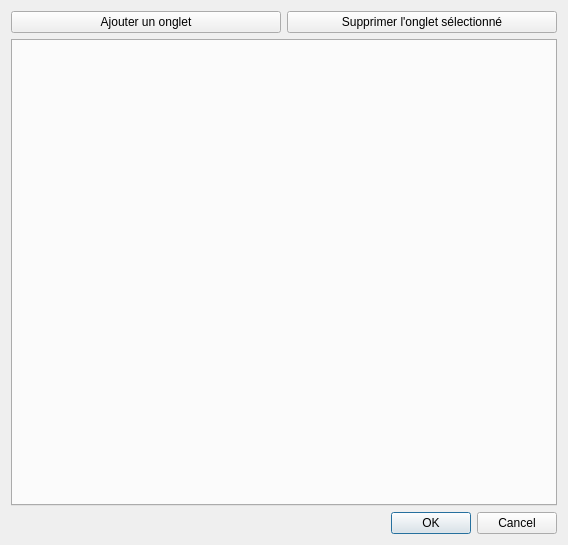
<?xml version="1.0" encoding="UTF-8"?>
<ui version="4.0">
 <class>Form_Manage_CustomFields</class>
 <widget class="QDialog" name="Form_Manage_CustomFields">
  <property name="windowModality">
   <enum>Qt::ApplicationModal</enum>
  </property>
  <property name="geometry">
   <rect>
    <x>0</x>
    <y>0</y>
    <width>568</width>
    <height>545</height>
   </rect>
  </property>
  <property name="windowTitle">
   <string>Gestion de champs personnalisés</string>
  </property>
  <layout class="QVBoxLayout" name="verticalLayout">
   <item>
    <layout class="QHBoxLayout" name="horizontalLayout_2">
     <item>
      <widget class="QPushButton" name="pushButtonAddTab">
       <property name="text">
        <string>Ajouter un onglet</string>
       </property>
      </widget>
     </item>
     <item>
      <widget class="QPushButton" name="pushButtonRemoveTab">
       <property name="text">
        <string>Supprimer l'onglet sélectionné</string>
       </property>
      </widget>
     </item>
    </layout>
   </item>
   <item>
    <widget class="QTabWidget" name="tabWidget">
     <property name="currentIndex">
      <number>-1</number>
     </property>
    </widget>
   </item>
   <item>
    <widget class="QDialogButtonBox" name="buttonBox">
     <property name="orientation">
      <enum>Qt::Horizontal</enum>
     </property>
     <property name="standardButtons">
      <set>QDialogButtonBox::Cancel|QDialogButtonBox::Ok</set>
     </property>
    </widget>
   </item>
  </layout>
 </widget>
 <resources/>
 <connections>
  <connection>
   <sender>buttonBox</sender>
   <signal>accepted()</signal>
   <receiver>Form_Manage_CustomFields</receiver>
   <slot>accept()</slot>
   <hints>
    <hint type="sourcelabel">
     <x>248</x>
     <y>254</y>
    </hint>
    <hint type="destinationlabel">
     <x>157</x>
     <y>274</y>
    </hint>
   </hints>
  </connection>
  <connection>
   <sender>buttonBox</sender>
   <signal>rejected()</signal>
   <receiver>Form_Manage_CustomFields</receiver>
   <slot>reject()</slot>
   <hints>
    <hint type="sourcelabel">
     <x>316</x>
     <y>260</y>
    </hint>
    <hint type="destinationlabel">
     <x>286</x>
     <y>274</y>
    </hint>
   </hints>
  </connection>
 </connections>
</ui>
